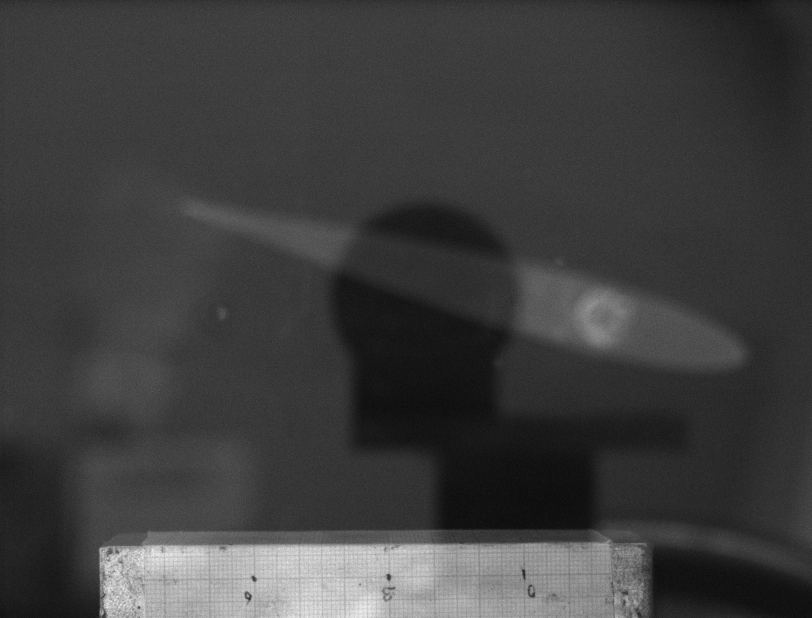
%> input picture data/PIV/FMT Results/cal_final/B00001.tif, 1624 x 1236 px (shown at 1/2 size)
$ octave PIV.m   (GNU Octave 9; MATLAB toolbox functions it lacks are replaced by stand-ins)
%> lines starting %> are read from the running program, lines starting %| are printed output that depends on the picture

clc, clear, close all

%from prev calculations
global window_size
global delta_t
global pixel_to_mm

window_size = 32;
delta_t = 74 * 10^(-6);
img_path = "data\PIV\FMT Results\AoA15_final\B00001.tif";

%TODO - what is the datum in DaVis?
calibration_file = "data\PIV\FMT Results\cal_final\B00001.tif";
pixel_to_mm = calibration(calibration_file, false);
%> in calibration, img is the input picture: size 1236x1624 uint16; min 138, max 1130, mean 381.7
disp(["pix per mm", 1/pixel_to_mm]) %for debugging

[img1, img2] = split_image(img_path);
%> in split_image, `img1 = imcrop(img, [0, floor(height/2)+1, width, floor(height/2)]);`:
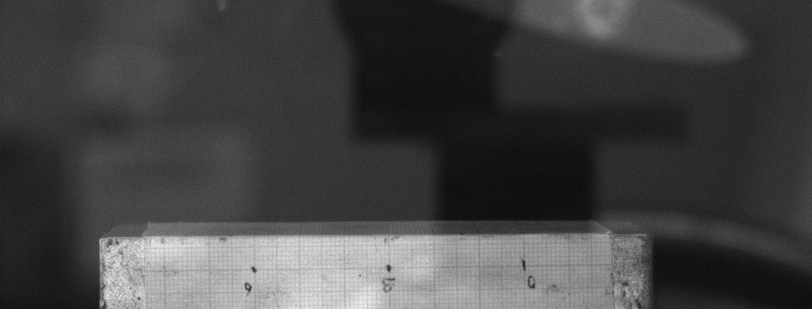
%> img1: size 618x1624 uint16 (shown at 1/2 size); min 138, max 1130, mean 401.4; drawn with min black and max white
%> in split_image, `img2 = imcrop(img, [0, 0, width, floor(height/2)]);`:
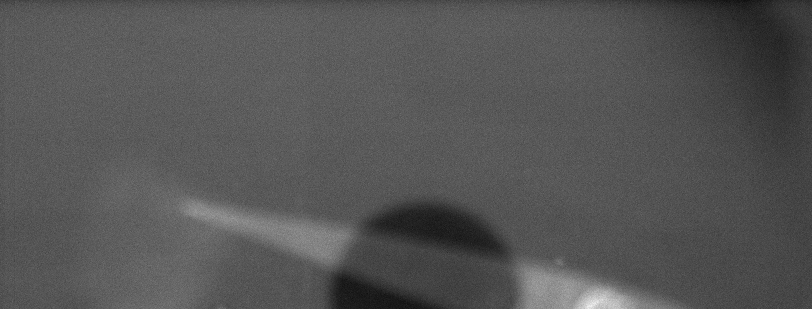
%> img2: size 618x1624 uint16 (shown at 1/2 size); min 169, max 747, mean 362; drawn with min black and max white
[height, width] = size(img1);
%> height = 618; width = 1624

V = get_velocity_field(img_path);

%figure
%plot_velocity_field(V);

%maybe TODOs? - add overlap, maybe multipass, FFT, wtf is normalized cross
%correlation??
%sub-pixel peak fitting???

processed_data_path = "data\PIV processed\Processed15\Overlap0SinglePass\B00001.dat";
[X, Y, v_x, v_y, mask] = get_processed_data(processed_data_path);
% [15 lines not run here, left out]
function [V] = get_velocity_field(img_path)
    global window_size
    global pixel_to_mm
    global delta_t
    [img1, img2] = split_image(img_path);
    [height, width] = size(img1);
%> height = 618

    windowed_vert_size = floor(height/window_size);
%> windowed_vert_size = 19
    windowed_hor_size = floor(width/window_size);
%> windowed_hor_size = 50

    V = zeros(windowed_vert_size, windowed_hor_size, 2);

    for i = 1:windowed_hor_size
        for j = 1:windowed_vert_size
            %V(i,j) = find_displacement_of_window(img1, img2, j, i)/delta_t;
            [dx, dy] = find_displacement_of_window(img1, img2, i, j);
            %fprintf("dx=%f dy=%f\n", dx, dy); %for debugging

            V(j,i,1) = dx *pixel_to_mm/delta_t / 1000; %to convert to m/s
            V(j,i,2) = dy * pixel_to_mm/delta_t / 1000; %to convert to m/s
        end
    end
end

function [pix_to_mm] = calibration(file_name, plot)
    img = imread(file_name);
    if plot
        figure
        imshow(img, []);
        hold on
    end

    %set values by hand
    x1 = 330;
    x2 = 1050;
    y1 = 1160;
    y2 = 1150;

    if plot
    plot([x1, x2], [y1, y2]) %set to 80 mm (I think)
    end
    pix_to_mm = 80/sqrt((x2-x1)^2 + (y2-y1)^2);
end


function [img1, img2] = split_image(file_name)
    img = imread(file_name);
    [height, width] = size(img);
    img1 = imcrop(img, [0, floor(height/2)+1, width, floor(height/2)]);
    img2 = imcrop(img, [0, 0, width, floor(height/2)]);
end

% [76 lines left out: functions find_displacement_of_window, plot_velocity_field, not called in this run]

function [X, Y, v_x, v_y, mask] = get_processed_data(file_name)
    %for all dat files, I hope NumHeaderLines=3
%> (the run ends here)
